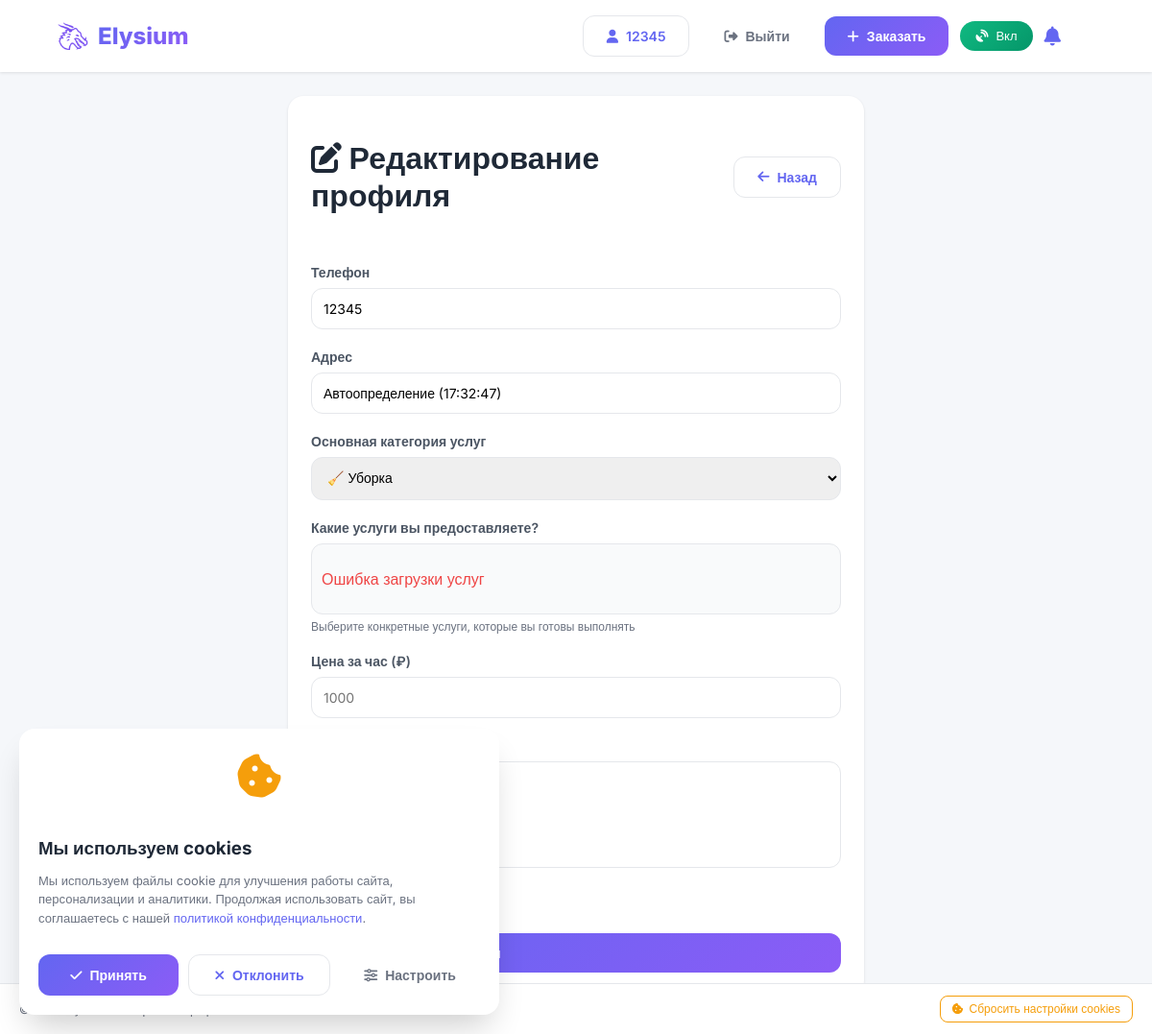
The app's page /profile/edit/ (signed in), older data.
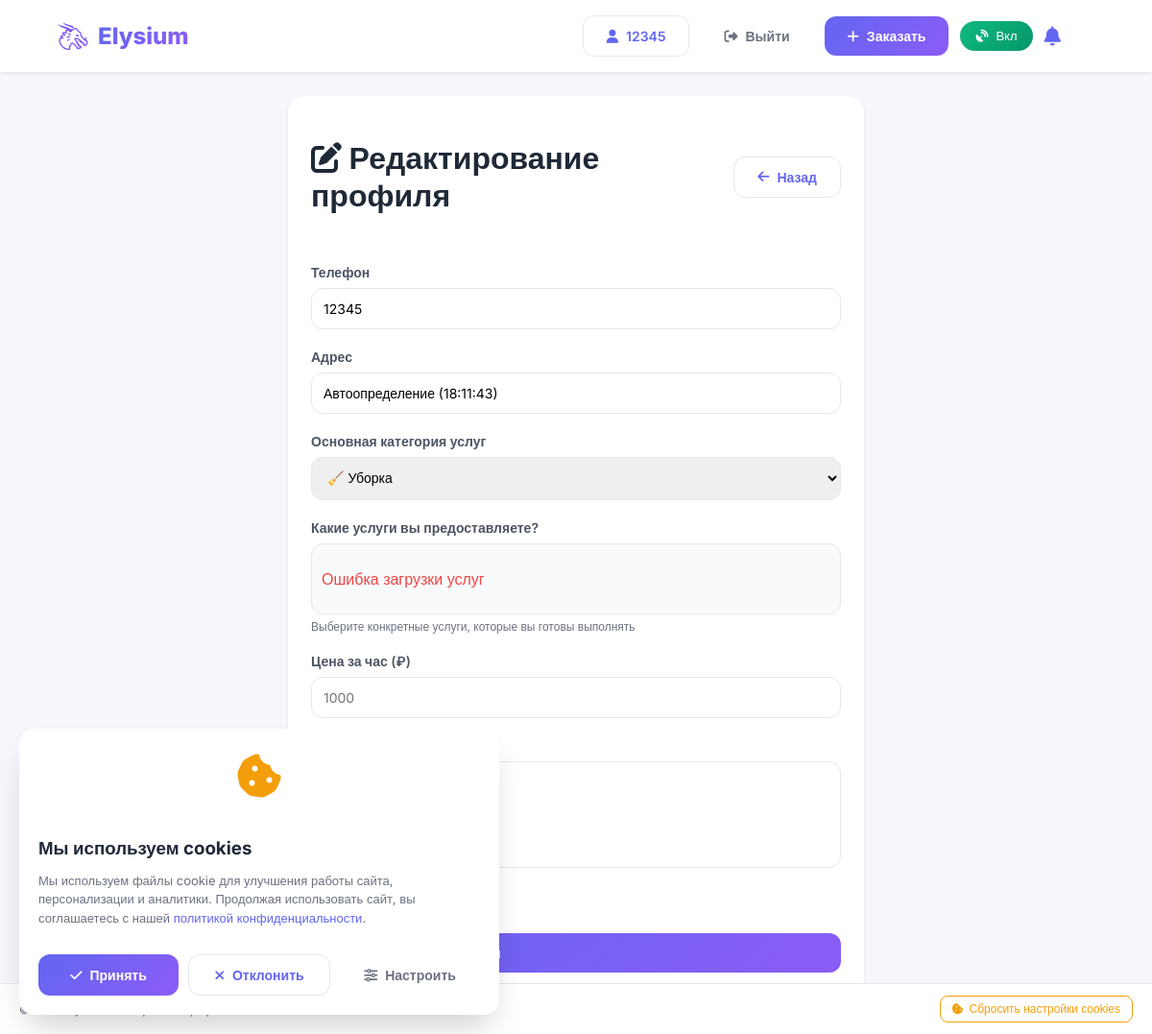
The same page, newer data.
### main/models.py (models this page shows, shortened)
class Profile(models.Model):
    ROLE_CHOICES = [
        ('client', 'Заказчик'),
        ('performer', 'Исполнитель'),
    ]
    user = models.OneToOneField(User, on_delete=models.CASCADE, related_name='profile')
    phone = models.CharField(max_length=20, blank=True)
    avatar = models.ImageField(upload_to='avatars/', blank=True, null=True)
    role = models.CharField(max_length=20, choices=ROLE_CHOICES, default='client')
    latitude = models.FloatField(blank=True, null=True)
    longitude = models.FloatField(blank=True, null=True)
    address = models.CharField(max_length=500, blank=True)
    category = models.CharField(max_length=50, blank=True, null=True)
    description = models.TextField(blank=True)
    price = models.DecimalField(max_digits=10, decimal_places=2, blank=True, null=True)
    rating = models.FloatField(default=0)
    completed_orders = models.IntegerField(default=0)
    is_available = models.BooleanField(default=True)
    services = models.TextField(blank=True, help_text="Услуги, которые предоставляет исполнитель (через запятую)")
    created_at = models.DateTimeField(auto_now_add=True)
    updated_at = models.DateTimeField(auto_now=True)

class Category(models.Model):
    name = models.CharField(max_length=100, verbose_name='Название')
    slug = models.SlugField(unique=True, verbose_name='Слаг')
    icon = models.CharField(max_length=50, blank=True, verbose_name='Иконка')
    order = models.IntegerField(default=0, verbose_name='Порядок')
    class Meta:
        ordering = ['order', 'name']
        verbose_name = 'Категория'
        verbose_name_plural = 'Категории'

### main/views.py (the view, shortened to what this page needs)
# urls.py: path('profile/edit/', views.edit_profile_view, name='edit_profile'),
@login_required
def edit_profile_view(request):
    profile = request.user.profile
    categories = Category.objects.all()
    context = {
        'profile': profile,
        'categories': categories,
    }
    return render(request, 'edit_profile.html', context)

### templates/edit_profile.html (shortened to what this page needs)
{% extends 'base.html' %}
{% load static %}
{% block content %}
<div class="container" style="max-width: 600px; margin: 100px auto 40px; padding: 0 20px;">
    <div class="card">
        <div style="display: flex; justify-content: space-between; align-items: center; margin-bottom: 30px;">
            <h1><i class="fas fa-edit"></i> Редактирование профиля</h1>
            <a href="{% url 'profile' %}" class="btn btn-secondary">
                <i class="fas fa-arrow-left"></i> Назад
            </a>
        </div>
        <form method="post">
            <div class="form-group">
                <label>Телефон</label>
                <input type="tel" name="phone" value="{{ profile.phone|default:'' }}" placeholder="+7 (999) 123-45-67">
            </div>
            <div class="form-group">
                <label>Адрес</label>
                <input type="text" name="address" value="{{ profile.address|default:'' }}" placeholder="Ваш адрес">
            </div>
            {% if profile.role == 'performer' %}
            <div class="form-group">
                <label>Основная категория услуг</label>
                <select name="category" id="performerCategory">
                    {% for category in categories %}
                    <option value="{{ category.slug }}" {% if profile.category == category.slug %}selected{% endif %}>
                        {{ category.icon }} {{ category.name }}
                    </option>
                    {% endfor %}
                </select>
            </div>
            <div class="form-group" id="servicesGroup">
                <label>Какие услуги вы предоставляете?</label>
                <div class="services-checkboxes" id="servicesCheckboxes"></div>
                <small class="form-hint">Выберите конкретные услуги, которые вы готовы выполнять</small>
            </div>
            <div class="form-group">
                <label>Цена за час (₽)</label>
                <input type="number" name="price" value="{{ profile.price|default:'' }}" placeholder="1000">
            </div>
            <div class="form-group">
                <label>Описание услуг</label>
                <textarea name="description" rows="5" placeholder="Расскажите о себе...">{{ profile.description|default:'' }}</textarea>
            </div>
            <div class="form-group">
                <label style="display: flex; align-items: center; gap: 8px; cursor: pointer;">
                </label>
            </div>
            {% endif %}
            <button type="submit" class="btn btn-primary" style="width: 100%;">
            </button>
        </form>
    </div>
</div>
{% endblock %}

Row changes from the older to the newer data that the page shows:
changed Profile "🧹 Уборка": address "Автоопределение (17:32:47)" → "Автоопределение (18:11:43)"
